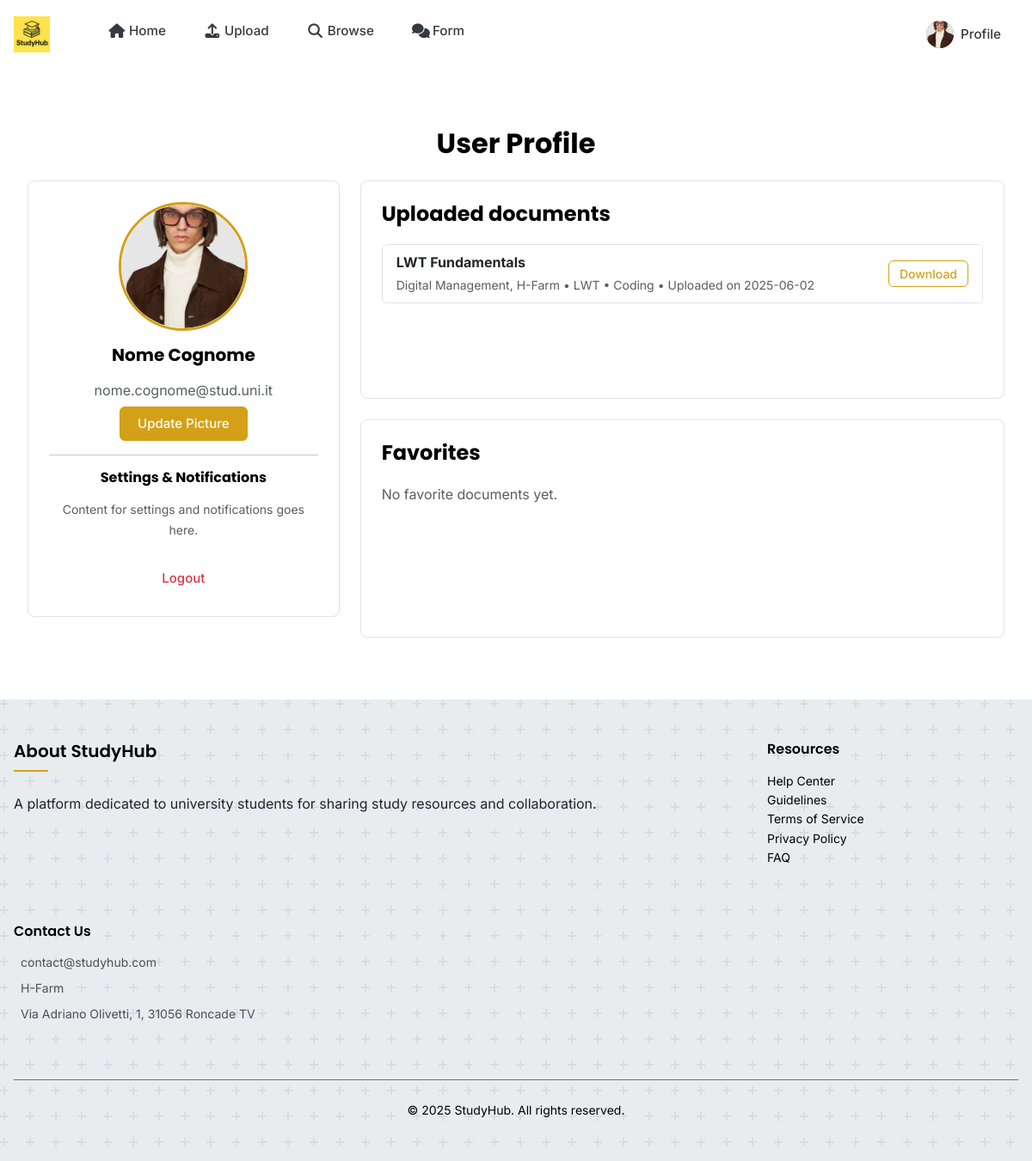
Before: /auth/profile (signed in) with the older database file.
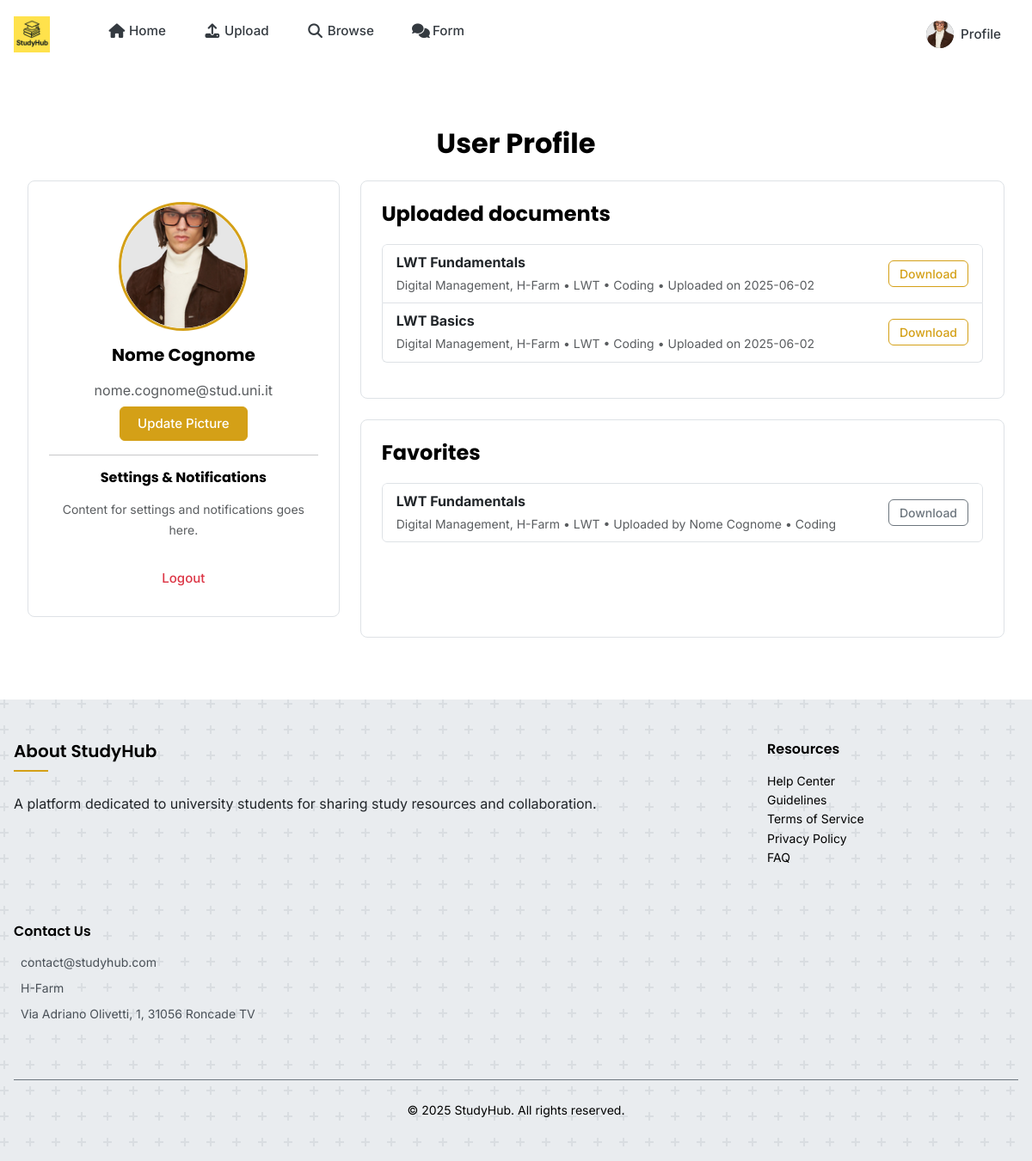
After: the same page with the newer database file.
### app/models.py (models this page shows, shortened)
class User(UserMixin, db.Model):
    id            = db.Column(db.Integer, primary_key=True)
    first_name    = db.Column(db.String(50), nullable=False)
    last_name     = db.Column(db.String(50), nullable=False)
    email         = db.Column(db.String(120), unique=True, index=True, nullable=False)
    password_hash = db.Column(db.String(128), nullable=False)
    profile_image = db.Column(db.String(200), nullable=True, default='default_avatar.jpg')
    @property
    def avatar_url(self):
        filename = self.profile_image if self.profile_image else 'default_avatar.jpg'
        return url_for('static', filename='profile_pics/' + filename)
    documents = db.relationship('Document', backref='author', lazy='dynamic')
    favorites = db.relationship(
        'Document',
        secondary=user_favorites,
        backref=db.backref('favorited_by', lazy='dynamic'),
        lazy='dynamic'
    )
    downloads = db.relationship(
        'Document',
        secondary=user_downloads,
        backref=db.backref('downloaded_by', lazy='dynamic'),
        lazy='dynamic'
    )
    questions = db.relationship('Question', backref='author', lazy='dynamic')

class Document(db.Model):
    id          = db.Column(db.Integer, primary_key=True)
    title       = db.Column(db.String(200), nullable=False)
    description = db.Column(db.Text)
    institute   = db.Column(db.String(200))
    course      = db.Column(db.String(200))
    subject     = db.Column(db.String(200))
    filename    = db.Column(db.String(200), nullable=False)
    upload_date = db.Column(db.DateTime, server_default=db.func.now())
    downloads   = db.Column(db.Integer, default=0)
    user_id     = db.Column(db.Integer, db.ForeignKey('user.id'), nullable=False)
    category_id = db.Column(db.Integer, db.ForeignKey('category.id'))
    rating      = db.Column(db.Float, default=0.0)

class Category(db.Model):
    id        = db.Column(db.Integer, primary_key=True)
    name      = db.Column(db.String(100), unique=True, nullable=False)
    documents = db.relationship('Document', backref='category', lazy='dynamic')

### app/auth/routes.py (the view, shortened to what this page needs)
@bp.route('/profile', methods=['GET', 'POST'])
@login_required
def profile():
    form = UpdateProfileForm()
    upload_folder = os.path.join(current_app.root_path, '..', 'static', 'profile_pics')
    os.makedirs(upload_folder, exist_ok=True)
    image_file = url_for('static', filename='profile_pics/' + (current_user.profile_image if current_user.profile_image else 'default_avatar.jpg'))
    user_uploads = current_user.documents.all()
    user_favorites = current_user.favorites.all()
    return render_template(
        'auth/profile.html',
        title='Profile',
        form=form,
        image_file=image_file,
        my_uploads=user_uploads, # Pass uploaded documents
        favorites=user_favorites # Pass favorited documents
    )

### app/models.py (called while the page is built)
@login.user_loader
def load_user(user_id):
    return User.query.get(int(user_id))

### templates/auth/profile.html (shortened to what this page needs)
{% extends 'main/base.html' %}
{% block content %}
<div class="container py-5 d-flex flex-column flex-grow-1">
    <h2 class="mb-4 text-center">User Profile</h2>
    <div class="row flex-grow-1">
        <div class="col-md-4 d-flex flex-column">
            <div class="card shadow-sm mb-4">
                <div class="card-body text-center">
                    <div class="profile-image-frame mb-3 mx-auto" style="cursor: pointer;" data-bs-toggle="modal" data-bs-target="#imageModal">
                        <img id="profile-preview" src="{{ url_for('static', filename='profile_pics/' + (current_user.profile_image or 'default_avatar.jpg')) }}"
                             class="img-fluid rounded-circle" alt="Profile Image"
                             onerror="this.src='{{ url_for('static', filename='profile_pics/default_avatar.jpg') }}'">
                    </div>
                    <h5>{{ current_user.first_name }} {{ current_user.last_name }}</h5>
                    <p class="text-muted mb-1">{{ current_user.email }}</p>
                    <form method="POST" action="{{ url_for('auth.profile') }}" enctype="multipart/form-data" id="profile-form">
                        <button type="button" class="btn btn-primary" id="update-picture-button">Update Picture</button>
                    </form>
                    <hr>
                    <h6>Settings & Notifications</h6>
                    <p class="text-muted small">Content for settings and notifications goes here.</p>
                    <div class="mt-4">
                        <a href="{{ url_for('auth.logout') }}" class="btn btn-outline-danger w-100">Logout</a>
                    </div>
                </div>
            </div>
        </div>
        <div class="col-md-8 d-flex flex-column flex-grow-1">
            <div class="card shadow-sm flex-fill mb-4">
                <div class="card-body d-flex flex-column">
                    <h3>Uploaded documents</h3>
                    {% if my_uploads %}
                        <ul class="list-group flex-grow-1 overflow-auto">
                            {% for doc in my_uploads %}
                                <li class="list-group-item d-flex justify-content-between align-items-center">
                                    <div>
                                        <strong>{{ doc.title }}</strong><br>
                                        <small class="text-muted">
                                            {{ doc.course }}{% if doc.institute %}, {{ doc.institute }}{% endif %}{% if doc.year %}, {{ doc.year }}{% endif %}
                                            {% if doc.subject %} • {{ doc.subject }}{% endif %}
                                            {% if doc.category %} • {{ doc.category.name }}{% endif %}
                                            • Uploaded on {{ doc.upload_date.strftime('%Y-%m-%d') }}
                                        </small>
                                    </div>
                                    <a href="{{ url_for('view.download', doc_id=doc.id) }}"
                                       class="btn btn-sm btn-outline-primary">
                                        Download
                                    </a>
                                </li>
                            {% endfor %}
                        </ul>
                    {% else %}
                        <p class="text-muted">You haven't uploaded any documents yet.</p>
                    {% endif %}
                </div>
            </div>
            <div class="card shadow-sm flex-fill">
                <div class="card-body d-flex flex-column">
                    <a href="{{ url_for('view.favorites') }}" class="text-decoration-none text-dark">
                       <h3>Favorites</h3>
                    </a>
                    {% if favorites %}
                        <ul class="list-group flex-grow-1 overflow-auto">
                            {% for doc in favorites %}
                                <li class="list-group-item d-flex justify-content-between align-items-center">
                                    <div>
                                        <strong>{{ doc.title }}</strong><br>
                                        <small class="text-muted">
                                            {{ doc.course }}{% if doc.institute %}, {{ doc.institute }}{% endif %}{% if doc.year %}, {{ doc.year }}{% endif %}
                                            {% if doc.subject %} • {{ doc.subject }}{% endif %}
                                            {% if doc.author %} • Uploaded by {{ doc.author.first_name }} {{ doc.author.last_name }}{% endif %}
                                            {% if doc.category %} • {{ doc.category.name }}{% endif %}
                                        </small>
                                    </div>
                                    <a href="{{ url_for('view.download', doc_id=doc.id) }}"
                                       class="btn btn-sm btn-outline-secondary">
                                        Download
                                    </a>
                                </li>
                            {% endfor %}
                        </ul>
                    {% else %}
                        <p class="text-muted">No favorite documents yet.</p>
                    {% endif %}
                </div>
            </div>
        </div>
    </div>
</div>
{% endblock %}

### templates/main/base.html (shortened to what this page needs)
<!DOCTYPE html>
<html lang="en">
<head>
    <link href="https://cdn.jsdelivr.net/npm/bootstrap@5.3.0/dist/css/bootstrap.min.css" rel="stylesheet"
>
    <link rel="stylesheet" href="https://cdnjs.cloudflare.com/ajax/libs/font-awesome/6.4.0/css/all.min.css"
 />
    <link rel="stylesheet" href="{{ url_for('static', filename='css/style.css') }}">
    <link rel="stylesheet" href="{{ url_for('static', filename='css/custom.css') }}">
    {% if current_user.is_authenticated %}
    <link rel="stylesheet" href="{{ url_for('static', filename='css/authenticated_styles.css') }}">
    {% endif %}
</head>
<body class="d-flex flex-column min-vh-100{% if current_user.is_authenticated %} authenticated-user{% endif %}">
  {% include 'view/partials/navbar.html' %}
  <main class="container my-4">
    {% block content %}{% endblock %}
  </main>
  {% include 'view/partials/footer.html' %}
</body>
</html>

### templates/view/partials/navbar.html (shortened to what this page needs)
<nav class="navbar navbar-expand-lg navbar-light shadow-sm fixed-top">
  <div class="container">
    <a class="navbar-brand" href="{{ url_for('main.index') }}">
      <img src="{{ url_for('static', filename='images/logo.png') }}" alt="StudyHub Logo" height="40" class="d-inline-block align-text-top">
    </a>
    <div class="collapse navbar-collapse" id="navbarNav">
      <ul class="navbar-nav me-auto mb-2 mb-lg-0">
        <li class="nav-item">
          <a class="nav-link {{ 'active' if request.endpoint == 'main.index' or request.endpoint == 'main.dashboard' }}" href="{{ url_for('main.index') }}">
            <i class="fas fa-home me-1"></i> Home
          </a>
        </li>
        {% if current_user.is_authenticated %}
        <li class="nav-item">
          <a class="nav-link {{ 'active' if request.endpoint == 'upload.upload_document' }}" href="{{ url_for('upload.upload_document') }}">
            <i class="fas fa-upload me-1"></i> Upload
          </a>
        </li>
        <li class="nav-item">
          <a class="nav-link {{ 'active' if request.endpoint == 'view.search' }}" href="{{ url_for('view.search') }}">
            <i class="fas fa-search me-1"></i> Browse
          </a>
        </li>
        <li class="nav-item">
          <a class="nav-link {{ 'active' if request.endpoint == 'form.ask_question' }}" href="{{ url_for('form.ask_question') }}">
            <i class="fas fa-comments me-1"></i> Form
          </a>
        </li>
        {% endif %}
      </ul>
      <ul class="navbar-nav ms-auto">
        {% if current_user.is_authenticated %}
          <li class="nav-item">
            <a class="nav-link d-flex align-items-center" href="{{ url_for('auth.profile') }}">
              {% if current_user.avatar_url %}
                <div class="avatar me-2">
                  <img src="{{ current_user.avatar_url }}"
                       class="avatar-img" alt="Profile"
                       onerror="handleAvatarError(this)">
                </div>
              {% else %}
                <div class="avatar me-2">
                  {{ current_user.first_name[0]|upper }}{{ current_user.last_name[0]|upper }}
                </div>
              {% endif %}
              <span class="d-md-inline">Profile</span>
            </a>
          </li>
        {% endif %}
      </ul>
    </div>
  </div>
</nav>

### templates/view/partials/footer.html (shortened to what this page needs)
<footer class="footer">
  <div class="container">
    <div class="footer-content d-flex flex-wrap justify-content-between">
      <div class="footer-section">
        <h3>About StudyHub</h3>
        <p class="about-text">A platform dedicated to university students for sharing study resources and collaboration.</p>
      </div>
      <div class="footer-section col-6 col-md-3 {% if not current_user.is_authenticated %} ms-md-auto {% endif %}">
        <h6 class="fw-semibold">Resources</h6>
        <ul class="list-unstyled small">
          <li><a href="{{ url_for('main.errore') }}" class="text-light text-decoration-none">Help Center</a></li>
          <li><a href="{{ url_for('main.errore') }}" class="text-light text-decoration-none">Guidelines</a></li>
          <li><a href="{{ url_for('main.errore') }}" class="text-light text-decoration-none">Terms of Service</a></li>
          <li><a href="{{ url_for('main.errore') }}" class="text-light text-decoration-none">Privacy Policy</a></li>
          <li><a href="{{ url_for('main.errore') }}" class="text-light text-decoration-none">FAQ</a></li>
        </ul>
      </div>
      <div class="footer-section col-12 col-md-3 {% if not current_user.is_authenticated %} me-md-auto {% endif %}">
        <h6 class="fw-semibold">Contact Us</h6>
        <ul class="list-unstyled small">
          <li class="d-flex align-items-center mb-2">
            <span>contact@studyhub.com</span>
          </li>
          <li class="d-flex align-items-center mb-2">
            <span>H-Farm</span>
          </li>
          <li class="d-flex align-items-start">
            <span>Via Adriano Olivetti, 1, 31056 Roncade TV</span>
          </li>
        </ul>
      </div>
    </div>
    <div class="text-center small border-top border-secondary pt-4 mt-4 footer-copyright">
      &copy; {{ current_year }} StudyHub. All rights reserved.
    </div>
  </div>
</footer>

### static/css/custom.css (style rules this page uses)
.navbar { transition: all 0.3s ease-in-out; }
.footer { background-color: var(--gray-100); padding: 3rem 0; margin-top: auto; }
.avatar { width: 32px; height: 32px; border-radius: 50%; display: flex; align-items: center; justify-content: center; background-color: #6c757d; color: white; font-weight: bold; font-size: 14px; }
.avatar-img { width: 100%; height: 100%; border-radius: 50%; object-fit: cover; }
.about-text { white-space: nowrap; }
.col-md-8.d-flex.flex-column > .card.flex-fill { flex-grow: 1; display: flex; flex-direction: column; }
.col-md-8.d-flex.flex-column > .card.flex-fill > .card-body { flex-grow: 1; overflow-y: auto; }
.profile-image-frame { width: 150px; height: 150px; overflow: hidden; border-radius: 50%; border: 3px solid var(--primary); display: flex; justify-content: center; align-items: center; }
.profile-image-frame img { display: block; width: 100%; height: 100%; object-fit: cover; }
.authenticated-user .footer-copyright { color: black !important; }
.btn-outline-secondary { border-color: var(--bs-btn-border-color) !important; }

### static/css/authenticated_styles.css (style rules this page uses)
body.authenticated-user { --background: #FFFFFF; --text: #212529; --text-light: #6c757d; --border: #dee2e6; --card-bg: #FFFFFF; --gray-50: #f8f9fa; --gray-100: #e9ecef; --gray-200: #dee2e6; --gray-300: #ced4da; --gray-400: #adb5bd; --gray-500: #6c757d; --gray-600: #495057; --gray-700: #343a40; --gray-800: #212529; --gray-900: #000000; }
body.authenticated-user h1, body.authenticated-user h2, body.authenticated-user h3, body.authenticated-user h4, body.authenticated-user h5, body.authenticated-user h6 { color: var(--gray-900); }
body.authenticated-user p { color: var(--text); }
body.authenticated-user .navbar { background-color: #FFFFFF; box-shadow: 0 2px 10px rgba(0, 0, 0, 0.05); }
body.authenticated-user .nav-link { color: var(--gray-700) !important; }
body.authenticated-user .footer { background-color: var(--gray-100); color: var(--gray-600); }
body.authenticated-user .footer-section h3 { color: var(--gray-900); }

### templates/view/partials/navbar.html (style rules this page uses)
body { padding-top: 76px; }

Changed rows visible on the page:
now on one of the page's lists (row edited): Document: title "LWT Fundamentals", course "Digital Management", institute "H-Farm", subject "LWT", author.first_name "Nome", author.last_name "Cognome", category.name "Coding"
added Document: title "LWT Basics", course "Digital Management", institute "H-Farm", subject "LWT", category.name "Coding", upload_date "2025-06-02", shown under "Uploaded documents"
Other visible differences:
text no longer shown: "No favorite documents yet."
